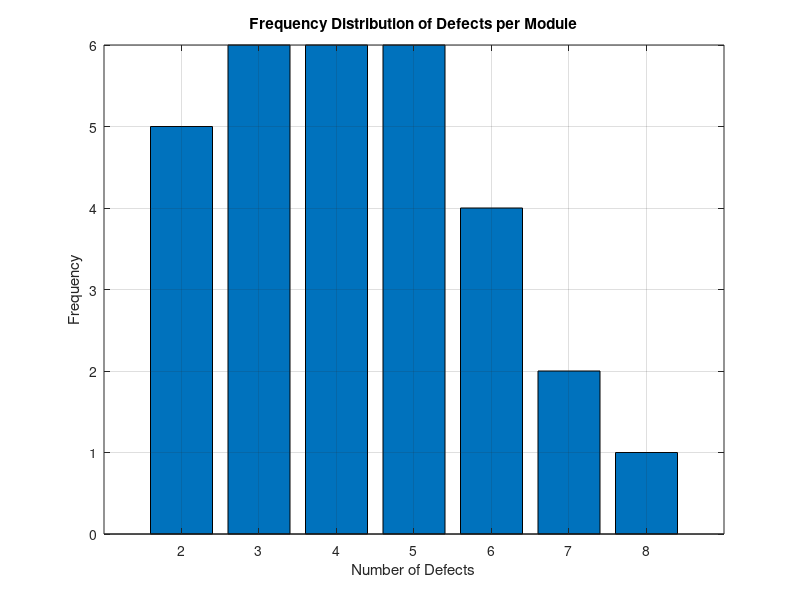

This figure's MATLAB source:
clc;
clear;
close all;

% Q3: Frequency Distribution of a Discrete Variable

% Number of defects in each module
defects = [2 4 3 5 2 6 4 3 5 7 4 2 3 6 5 4 3 8 ...
    2 5 6 4 3 5 7 4 2 6 5 3];

% Unique defect values
values = unique(defects);

% Frequency of each value
frequency = zeros(size(values));

for i = 1:length(values)
    frequency(i) = sum(defects == values(i));
end

% Relative frequency
relative_frequency = frequency / length(defects);

% Cumulative frequency
cumulative_frequency = cumsum(frequency);

% Display frequency table
disp('Frequency Distribution:');
disp('Defects    Frequency    Relative Frequency    Cumulative Frequency');

for i = 1:length(values)
    fprintf('%6d %12d %20.4f %22d\n', ...
        values(i), frequency(i), relative_frequency(i), cumulative_frequency(i));
end

% Find mode
max_frequency = max(frequency);
mode_values = values(frequency == max_frequency);

fprintf('\nMode(s): ');
fprintf('%d ', mode_values);
fprintf('\nMaximum Frequency = %d\n', max_frequency);

% Bar graph
figure;
bar(values, frequency);

xlabel('Number of Defects');
ylabel('Frequency');
title('Frequency Distribution of Defects per Module');
grid on;
